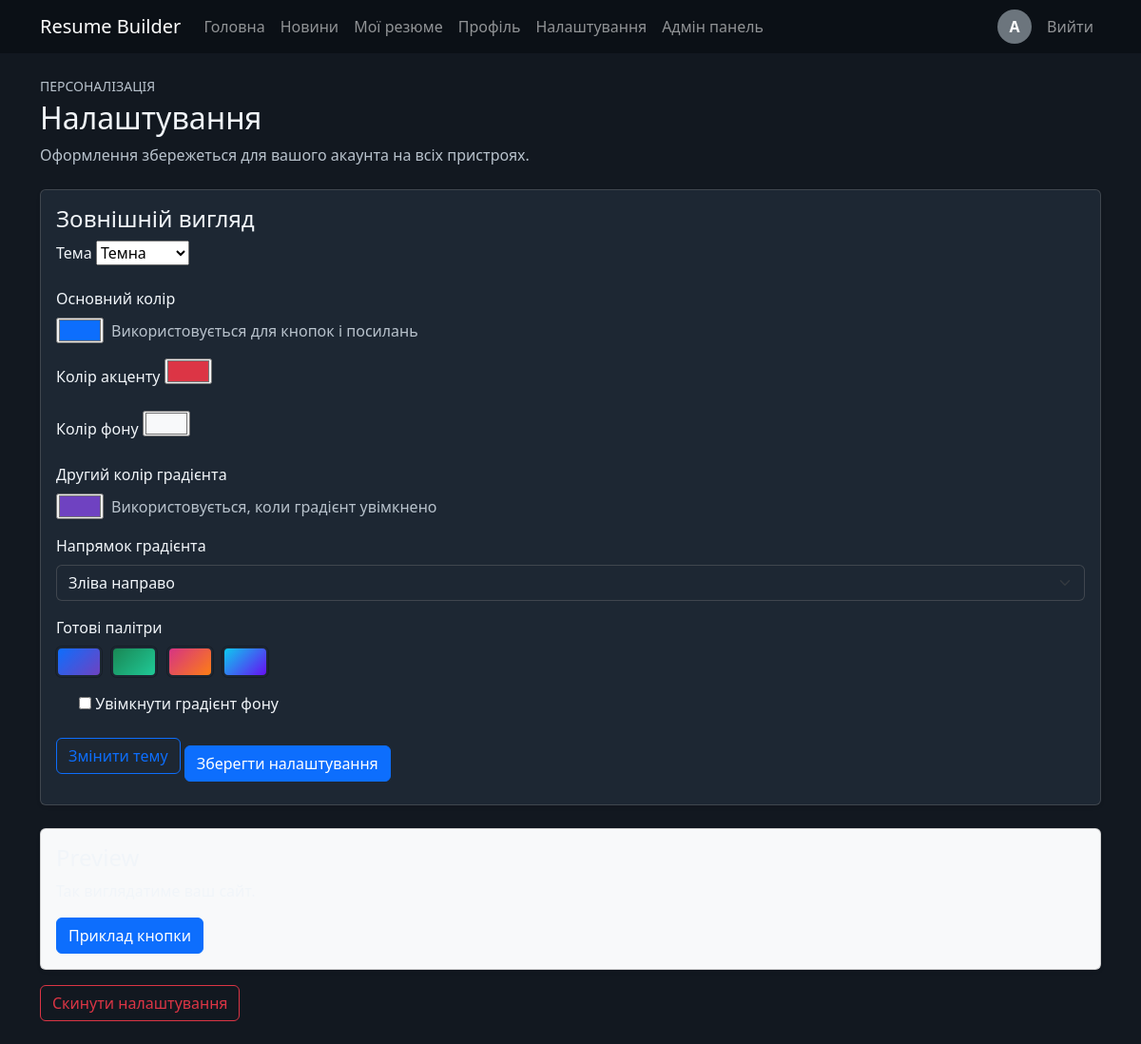
/settings/ (signed in), run on the app's committed database.
### builder/models.py (models this page shows, shortened)
class Profile(models.Model):
    GRADIENT_DIRECTIONS = [
        ('90deg', 'Зліва направо'),
        ('135deg', 'Діагональ'),
        ('180deg', 'Зверху вниз'),
        ('270deg', 'Справа наліво'),
    ]
    THEME_CHOICES = [
        ('light', 'Світла'),
        ('dark', 'Темна'),
        ('system', 'Системна'),
    ]
    user = models.OneToOneField(User, on_delete=models.CASCADE, related_name='profile')
    full_name = models.CharField(max_length=200)
    title = models.CharField(max_length=200, blank=True)
    email = models.EmailField(blank=True)
    phone = models.CharField(max_length=50, blank=True)
    location = models.CharField(max_length=200, blank=True)
    bio = models.TextField(blank=True)
    photo = models.ImageField(upload_to='profiles/', blank=True, null=True)
    last_seen = models.DateTimeField(null=True, blank=True)
    theme = models.CharField(max_length=10, choices=THEME_CHOICES, default='light')
    primary_color = models.CharField(max_length=7, default='#0d6efd')
    secondary_color = models.CharField(max_length=7, default='#6f42c1')
    accent_color = models.CharField(max_length=7, default='#dc3545')
    background_color = models.CharField(max_length=7, default='#f8f9fa')
    gradient_direction = models.CharField(max_length=30, choices=GRADIENT_DIRECTIONS, default='135deg')
    gradient_enabled = models.BooleanField(default=False)

### builder/views.py (the view)
# urls.py: path('settings/', views.settings_view, name='settings'),
@login_required
def settings_view(request):
    profile, _ = Profile.objects.get_or_create(user=request.user, defaults={'full_name': request.user.username})
    if request.method == 'POST':
        form = AppearanceForm(request.POST, instance=profile)
        if form.is_valid():
            form.save()
            messages.success(request, 'Налаштування оформлення збережено')
            return redirect('settings')
    else:
        form = AppearanceForm(instance=profile)
    return render(request, 'settings.html', {'form': form, 'profile': profile})

### builder/forms.py
class AppearanceForm(forms.ModelForm):
    primary_color = forms.CharField(widget=forms.TextInput(attrs={'type': 'color'}))
    secondary_color = forms.CharField(widget=forms.TextInput(attrs={'type': 'color'}))
    accent_color = forms.CharField(widget=forms.TextInput(attrs={'type': 'color'}))
    background_color = forms.CharField(widget=forms.TextInput(attrs={'type': 'color'}))
    class Meta:
        model = Profile
        fields = ('theme', 'primary_color', 'secondary_color', 'accent_color', 'background_color', 'gradient_direction', 'gradient_enabled')

### builder/context_processors.py (called while the page is built)
def user_profile(request):
    if request.user.is_authenticated:
        profile = Profile.objects.filter(user=request.user).first()
        return {'user_profile': profile}
    return {'user_profile': None}

### templates/settings.html (shortened to what this page needs)
{% extends 'base.html' %}
{% block content %}
<div class="settings-page">
    <div class="mb-4">
        <p class="text-uppercase small text-muted mb-1">Персоналізація</p>
        <h2>Налаштування</h2>
        <p class="text-muted">Оформлення збережеться для вашого акаунта на всіх пристроях.</p>
    </div>
    <form method="post" class="settings-form">
        <div class="card shadow-sm">
            <div class="card-body">
                <h4>Зовнішній вигляд</h4>
                <div class="mb-3">
                    <label for="id_theme" class="form-label">Тема</label>
                    {{ form.theme }}
                </div>
                <div class="mb-3">
                    <label for="id_primary_color" class="form-label">Основний колір</label>
                    <div class="d-flex align-items-center gap-2">
                        {{ form.primary_color }}
                        <span class="text-muted">Використовується для кнопок і посилань</span>
                    </div>
                </div>
                <div class="mb-3">
                    <label for="id_accent_color" class="form-label">Колір акценту</label>
                    {{ form.accent_color }}
                </div>
                <div class="mb-3">
                    <label for="id_background_color" class="form-label">Колір фону</label>
                    {{ form.background_color }}
                </div>
                <div class="mb-3">
                    <label for="id_secondary_color" class="form-label">Другий колір градієнта</label>
                    <div class="d-flex align-items-center gap-2">
                        {{ form.secondary_color }}
                        <span class="text-muted">Використовується, коли градієнт увімкнено</span>
                    </div>
                </div>
                <div class="mb-3">
                    <label for="id_gradient_direction" class="form-label">Напрямок градієнта</label>
                    <select class="form-select" id="id_gradient_direction" name="gradient_direction">
                        {% for direction in form.gradient_direction.field.choices %}
                        <option value="{{ direction.0 }}" {% if form.gradient_direction.value == direction.0 %}selected{% endif %}>{{ direction.1|default:direction.0 }}</option>
                        {% endfor %}
                    </select>
                </div>
                <div class="mb-3">
                    <span class="form-label d-block">Готові палітри</span>
                    <div class="palette-presets" aria-label="Готові палітри">
                        <button type="button" class="palette-swatch" data-primary="#0d6efd" data-secondary="#6f42c1" style="--swatch-primary:#0d6efd;--swatch-secondary:#6f42c1" aria-label="Синя палітра"></button>
                        <button type="button" class="palette-swatch" data-primary="#198754" data-secondary="#20c997" style="--swatch-primary:#198754;--swatch-secondary:#20c997" aria-label="Зелена палітра"></button>
                        <button type="button" class="palette-swatch" data-primary="#d63384" data-secondary="#fd7e14" style="--swatch-primary:#d63384;--swatch-secondary:#fd7e14" aria-label="Рожева палітра"></button>
                        <button type="button" class="palette-swatch" data-primary="#0dcaf0" data-secondary="#6610f2" style="--swatch-primary:#0dcaf0;--swatch-secondary:#6610f2" aria-label="Блакитна палітра"></button>
                    </div>
                </div>
                <div class="form-check mb-4">
                    {{ form.gradient_enabled }}
                    <label for="id_gradient_enabled" class="form-check-label">Увімкнути градієнт фону</label>
                </div>
                <button class="btn btn-outline-primary mb-3" type="button" id="settings-theme-toggle">Змінити тему</button>
                <button class="btn btn-primary" type="submit">Зберегти налаштування</button>
            </div>
        </div>
    </form>
    <div class="card shadow-sm mt-4 settings-preview" id="settings-preview">
        <div class="card-body"><h4>Preview</h4><p>Так виглядатиме ваш сайт.</p><button class="btn btn-primary">Приклад кнопки</button></div>
    </div>
    <button class="btn btn-outline-danger mt-3" type="button" id="reset-settings">Скинути налаштування</button>
</div>
{% endblock %}

### templates/base.html (shortened to what this page needs)
<!DOCTYPE html>
<html lang="uk" data-theme="{% if user_profile %}{{ user_profile.theme }}{% else %}light{% endif %}">
<head>
    <link rel="stylesheet" href="https://cdn.jsdelivr.net/npm/bootstrap@5.3.3/dist/css/bootstrap.min.css">
    {% load static %}
    <link rel="stylesheet" href="{% static 'builder/responsive.css' %}">
</head>
<body class="{% if user_profile and user_profile.gradient_enabled %}gradient-enabled{% endif %}" style="--primary-color: {% if user_profile %}{{ user_profile.primary_color }}{% else %}#0d6efd{% endif %}; --secondary-color: {% if user_profile %}{{ user_profile.secondary_color }}{% else %}#6f42c1{% endif %}; --accent-color: {% if user_profile %}{{ user_profile.accent_color }}{% else %}#dc3545{% endif %}; --background-color: {% if user_profile and user_profile.theme == 'dark' %}#121820{% elif user_profile %}{{ user_profile.background_color }}{% else %}#f8f9fa{% endif %}; --gradient-direction: {% if user_profile %}{{ user_profile.gradient_direction }}{% else %}135deg{% endif %};">
<nav class="navbar navbar-expand-lg navbar-dark bg-dark">
    <div class="container">
        <a class="navbar-brand" href="{% url 'home' %}">Resume Builder</a>
        <div class="collapse navbar-collapse" id="main-navigation">
            <ul class="navbar-nav me-auto">
                <li class="nav-item"><a class="nav-link" href="{% url 'home' %}">Головна</a></li>
                <li class="nav-item"><a class="nav-link" href="{% url 'news_list' %}">Новини</a></li>
                {% if user.is_authenticated %}
                <li class="nav-item"><a class="nav-link" href="{% url 'resume_list' %}">Мої резюме</a></li>
                <li class="nav-item"><a class="nav-link" href="{% url 'profile_list' %}">Профіль</a></li>
                <li class="nav-item"><a class="nav-link" href="{% url 'settings' %}">Налаштування</a></li>
                {% if user.is_staff %}
                <li class="nav-item"><a class="nav-link" href="{% url 'custom_admin_dashboard' %}">Адмін панель</a></li>
                {% endif %}
                {% endif %}
            </ul>
            <ul class="navbar-nav align-items-center">
                {% if user.is_authenticated %}
                <li class="nav-item me-2">
                    <a class="nav-link p-0" href="{% url 'profile_list' %}">
                        {% if user_profile and user_profile.photo %}
                        <img src="{{ user_profile.photo.url }}" alt="avatar" class="rounded-circle" style="width:36px;height:36px;object-fit:cover;">
                        {% else %}
                        <div class="rounded-circle bg-secondary text-white d-flex align-items-center justify-content-center" style="width:36px;height:36px;font-weight:600;">{{ user.username|slice:":1"|upper }}</div>
                        {% endif %}
                    </a>
                </li>
                <li class="nav-item"><a class="nav-link" href="{% url 'logout' %}">Вийти</a></li>
                {% else %}
                <li class="nav-item"><a class="nav-link" href="{% url 'login' %}">Увійти</a></li>
                <li class="nav-item"><a class="nav-link" href="{% url 'register' %}">Реєстрація</a></li>
                {% endif %}
            </ul>
        </div>
    </div>
</nav>
<div class="container py-4">
    {% block content %}{% endblock %}
</div>
</body>
</html>

### builder/static/builder/responsive.css (style rules this page uses)
html { overflow-x: hidden; }
:root { --page-background: #f8f9fa; --surface-color: #ffffff; --text-color: #212529; --muted-color: #6c757d; --primary-color: #0d6efd; --secondary-color: #6f42c1; --accent-color: #dc3545; --background-color: #f8f9fa; --gradient-direction: 135deg; }
html[data-theme="dark"] { --page-background: #121820; --surface-color: #1d2733; --text-color: #f1f5f9; --muted-color: #b8c2cc; }
html[data-theme="dark"] .navbar.bg-dark { background-color: #0b1016 !important; }
body { background-color: var(--background-color); color: var(--text-color); }
body:not(.gradient-enabled) { background-image: none; }
html[data-theme="dark"] body:not(.gradient-enabled) { background-color: #121820; }
.card, .list-group-item, .form-control, .form-select { background-color: var(--surface-color); color: var(--text-color); border-color: rgba(128, 128, 128, .35); }
.text-muted { color: var(--muted-color) !important; }
a { color: var(--primary-color); }
.btn-primary { --bs-btn-bg: var(--primary-color); --bs-btn-border-color: var(--primary-color); --bs-btn-hover-bg: var(--primary-color); --bs-btn-hover-border-color: var(--primary-color); }
body { min-width: 320px; }
.navbar-brand { white-space: normal; }
.card, .list-group-item { overflow-wrap: anywhere; }
textarea, input, select, .form-control { max-width: 100%; }
.palette-presets { display: flex; flex-wrap: wrap; gap: .65rem; }
.palette-swatch { width: 3rem; height: 2rem; padding: 0; border: 2px solid var(--surface-color); border-radius: .375rem; background: linear-gradient(135deg, var(--swatch-primary), var(--swatch-secondary)); box-shadow: 0 0 0 1px rgba(0, 0, 0, .25); cursor: pointer; }
html[data-theme="dark"] body { --background-color: #121820; }

### data on the page
Profile: theme "Темна", primary_color "#0d6efd", accent_color "#dc3545", background_color "#f8f9fa", secondary_color "#6f42c1", gradient_direction "Зліва направо"

### other printed values
{{ user.username|slice:":1"|upper }} "A"
